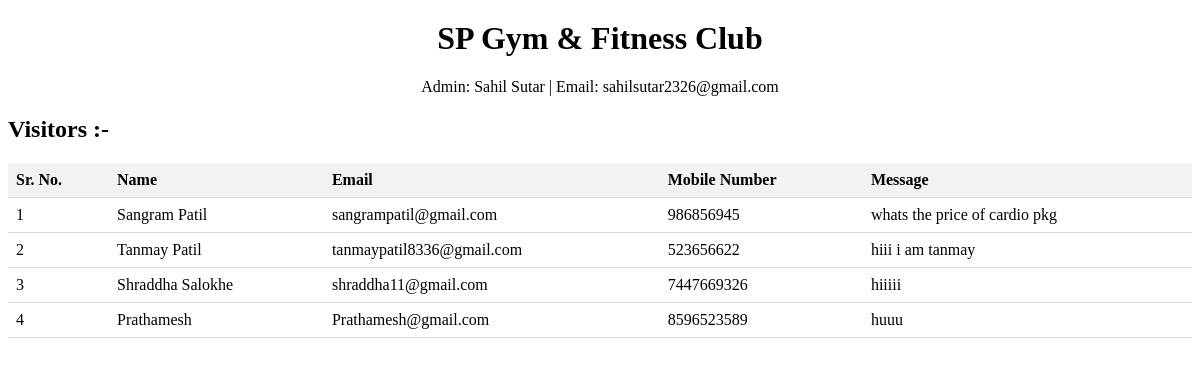
The app's page /admin_gym_visitors.php with its own data.
### tables this page shows
CREATE TABLE `admin_data` (
  `vName` varchar(32) NOT NULL,
  `vEmail` varchar(64) NOT NULL,
  `vMobile` varchar(32) NOT NULL,
  `vMessage` varchar(200) NOT NULL
);

### DBCONNECT.php (called while the page is built, shortened)
<?php
class DBCONNECT
{
    public function fetch_feedback_data()
    {
        $count = [];
        try {
            $query = 'SELECT * FROM admin_data';
            $sql = $GLOBALS['conn']->prepare($query);
            $sql->execute();
            $result = $sql->fetchAll(PDO::FETCH_ASSOC);
            $count = $result;
        } catch (Exception $e) {
            echo $e->getMessage();
        }
        return $count;
    }
 }

### admin_gym_visitors.php (the view, shortened to what this page needs)
<?php
include('DBCONNECT.php');
$obj = new DBCONNECT;
$res = $obj->fetch_feedback_data();
?>
<!DOCTYPE html>
<html>
<head>
  <link rel="stylesheet" type="text/css" href="css\visitor.css">
</head>
<body>
  <h1>SP Gym & Fitness Club</h1>
  <p>Admin: Sahil Sutar | Email: sahilsutar2326@gmail.com</p>
  <h2>Visitors :-</h2>
  <table>
    <tr>
      <th>Sr. No.</th>
      <th>Name</th>
      <th>Email</th>
      <th>Mobile Number</th>
      <th>Message</th>
    </tr>
    <?php
    foreach ($res as $key => $val) {
      ?>
      <tr>
      <td>
          <?php echo $key+1; ?>
        </td>
        <td>
          <?php echo $val['vName']; ?>
        </td>
        <td>
          <?php echo $val['vEmail']; ?>
        </td>
        <td>
          <?php echo $val['vMobile']; ?>
        </td>
        <td>
          <?php echo $val['vMessage']; ?>
        </td>
      </tr>
      <?php
    }
    ?>
  </table>
</body>
</html>

### css/visitor.css (style rules this page uses)
table { border-collapse: collapse; width: 100%; }
th, td { padding: 8px; text-align: left; border-bottom: 1px solid #ddd; }
th { background-color: #f2f2f2; }
h1 { text-align: center; margin-top: 20px; }
p { text-align: center; margin-bottom: 20px; }

### records on screen
admin_data: vName "Sangram Patil", vEmail "sangrampatil@gmail.com", vMobile "986856945", vMessage "whats the price of cardio pkg"
admin_data: vName "Tanmay Patil", vEmail "tanmaypatil8336@gmail.com", vMobile "523656622", vMessage "hiii i am tanmay"
admin_data: vName "Shraddha Salokhe", vEmail "shraddha11@gmail.com", vMobile "7447669326", vMessage "hiiiii"
admin_data: vName "Prathamesh", vEmail "Prathamesh@gmail.com", vMobile "8596523589", vMessage "huuu"
